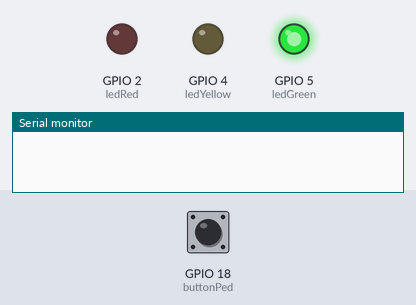
Recording of a sketch running on a simulated ESP32. Parts: output pins drawn as LEDs (lit = HIGH), the last lines printed to the serial monitor. The test bench sets the inputs (shaded band); at power-on: GPIO 18 (buttonPed) HIGH.

Above: at 1.2 s.
1.3 s: GPIO 18 (buttonPed) pulled LOW for 0.15 s
At 5.8 s:
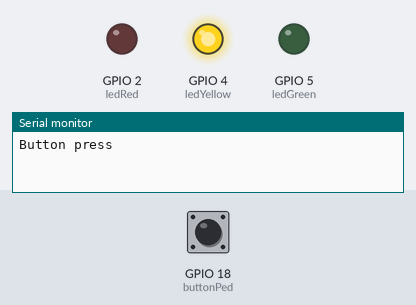
At 7.3 s:
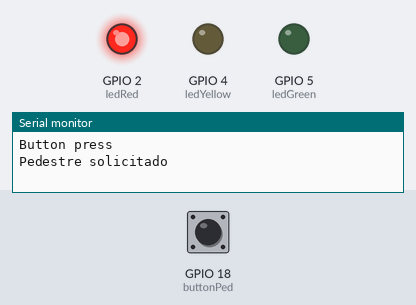
Timing chart, 0 to 8.8 s (numbered marks = the images above; inputs shaded):
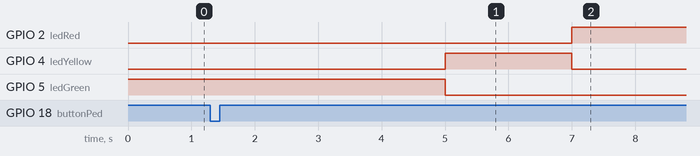

Measured:
- after the input at 1.3 s, GPIO 2 (ledRed): goes on until 7.0 s, then stays HIGH; GPIO 5 (ledGreen): goes on until 5.0 s, then stays LOW

The sketch:

esp32-test.ino
```cpp
int ledRed = 2;
int ledYellow = 4;
int ledGreen = 5;
int buttonPed = 18;

int currentStatus = HIGH;
int previousState = HIGH;

bool padRequest = false;

void setup() {
  pinMode(ledGreen, OUTPUT);
  pinMode(ledYellow, OUTPUT);
  pinMode(ledRed, OUTPUT);
  pinMode(buttonPed, INPUT_PULLUP);
  Serial.begin(115200);
}

void checkButton() {
  currentStatus = digitalRead(buttonPed);

  if (previousState == HIGH && currentStatus == LOW) {
    padRequest = true;
    Serial.println("Button press");
  }

  previousState = currentStatus;
}

void waitWithCheck(int time) {
  int inteval = 50;

  for(int i = 0; i < time; i += inteval) {
    checkButton();
    delay(inteval);
  }
}

void led() {
  digitalWrite(ledGreen, HIGH);
  digitalWrite(ledYellow, LOW);
  digitalWrite(ledRed, LOW);
  waitWithCheck(5000);

  digitalWrite(ledGreen, LOW);
  digitalWrite(ledYellow, HIGH);
  digitalWrite(ledRed, LOW);
  waitWithCheck(2000);

  digitalWrite(ledGreen, LOW);
  digitalWrite(ledYellow, LOW);
  digitalWrite(ledRed, HIGH);

  if (padRequest) {
    Serial.println("Pedestre solicitado");
    waitWithCheck(10000);
    padRequest = false;
  } else {
    waitWithCheck(5000);
  }
}

void loop() {
  led();
}
```
